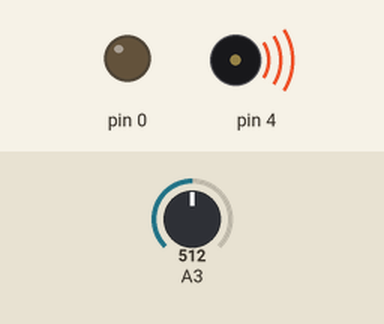
This sketch was run on a simulated Arduino Uno, built with avr-gcc and run on an emulated ATmega328P. Shown: output pins drawn as LEDs (lit = HIGH), buzzer (waves = sounding). The inputs (shaded band) are chosen by the test bench; at power-on: A3 = 512. Random numbers use the default seed unless the sketch sets one.

Above: at 0.43 s.
At 36.1 s:
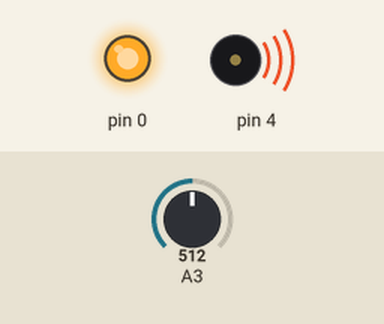
Timing chart, 0 to 40.0 s (numbered marks = the images above):
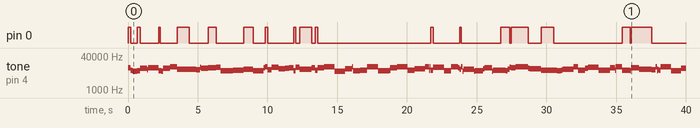

Measured:
- by itself, pin 0: LOW → HIGH at 0.00 s, → LOW 0.20 s later, → HIGH 0.47 s later, → LOW 0.20 s later, … (34 changes in this stretch)
- by itself, tone on pin 4: plays 10980 Hz for 0.20 s, 8730 Hz for 0.10 s, 7880 Hz for 0.07 s, 7780 Hz for 0.30 s, 8025 Hz for 0.20 s, 10430 Hz for 0.50 s … (106 notes in this stretch)

The sketch:

Anti_Furets.ino
```cpp
//  René Lefebvre 6 decembre 2020

// programme chasse_furet
// Pour éloigner cette merde qui squatte le grenier (et qui chie partout)
// Un bon paquet d'ultra-son entre 13 kHz et 18 kHz (à la louche)
// en mode rafale aléatoire
// plus des flashs lumineux aléatoires eux aussi

// ATTENTION  la fonction tone() ne fonctionne pas avec tous les cores att85
// il faut installer le core suivant: http://drazzy.com/package_drazzy.com_index.json
//
// PINS    ATT85
//        ________U_______
//        | 1:RST  8: Vcc |
//        | 2:PB3  7: PB2 |
//        | 3:PB4  6: PB1 |
//        | 4:Gnd  5: PB0 |
//        -----------------


    // PB5----pin 1 0 pin 8----Vcc
// A3  PB3----pin 2   pin 7----PB2 A1
// A2  PB4----pin 3   pin 6----PB1
    // Gnd----pin 4   pin 5----PB0

//  la tension lue sur A3 est convertie en valeur entre 0 et 1023
//  on multiple par 15 et cela sert de minimum pour la fréquence
//  quand on n'entend plus rien c'est que on est au choix :
//					sourd,
//					agé de plus de 60 ans,
//					ou dans la gamme des ultra sons !
//
// mes chats ont bougé la tête à 20 m du HP, donc , ça fonctionne


#define OUT_PIN PB4     // pin 3    vers la gate du 2N7000 pour le HP
#define AJUST_PIN PB3   // pin 2	vers le curseur du potentiometre  0..5V
#define LAMPE_PIN PB0   // pin 5    vers la gate du  IRFZ44 pour le spot

#define NB_FREQ 25

// les fréquences à zéro allument le spot lumineux
int Tab_FREQ[NB_FREQ]  = {100,200,345,0,550,700,850,0,952,1050,1250,1777,
                          1954,0,2154,2500,2750,3000,3300,0,3700,4050,4500,4990,0};

int Tab_SILENCE[10]    = {20,50,80,100,250,300,450,500,750,800};
int Base = 10;     // Initialisation

//*******************  MAIN   *********************
void setup() {
  pinMode(OUT_PIN, OUTPUT);
  pinMode(LAMPE_PIN, OUTPUT);
 //Initialisation du random avec la clé universelle
  randomSeed(42);
}

//*******************  LOOP   *********************
void loop() {
int i=0;
long frq, tp;
for (i=0;i<10;i++)
    {
	Base = analogRead(AJUST_PIN) * 15;
    frq  = random(NB_FREQ);
    tp   = random(10);
	if (Tab_FREQ[frq] > 0)
	    {
        tone(OUT_PIN, Tab_FREQ[frq]+ Base );
        delay(Tab_SILENCE[tp]);
        // noTone();
        }
	  else				// fréquence = 0 : on allume le spot
		{
        tone(OUT_PIN, Tab_FREQ[frq-1]+ Base );
		digitalWrite(LAMPE_PIN,HIGH);
	    delay(Tab_SILENCE[tp]+100);
		digitalWrite(LAMPE_PIN,LOW);
	    //  noTone();
		}
   }
}
//
// Rien de plus pour ce code trivial
```
